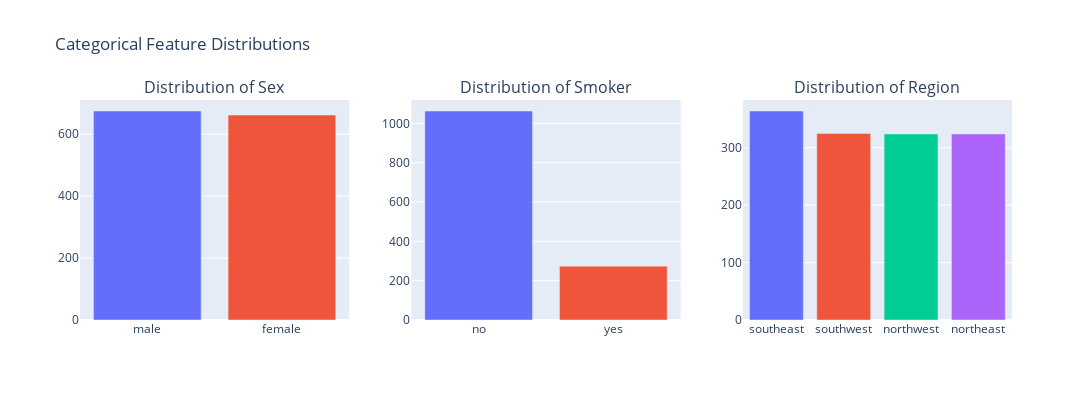

Notebook source saved alongside this figure:
### Markdown cell above
## Categorical Feature Distributions

### Code cell
categorical_features = ['sex', 'smoker', 'region']

# Create a subplot figure with one row and as many columns as features
fig = make_subplots(
    rows=1, 
    cols=len(categorical_features),
    subplot_titles=[f"Distribution of {col.capitalize()}" for col in categorical_features]
)

for i, col in enumerate(categorical_features, start=1):
    counts = df[col].value_counts().reset_index()
    counts.columns = [col, 'count']
    
    bar = go.Bar(
        x=counts[col],
        y=counts['count'],
        name=col,
        marker_color=px.colors.qualitative.Plotly
    )
    
    fig.add_trace(bar, row=1, col=i)

# Update layout for readability
fig.update_layout(
    showlegend=False,  # remove legend since colors are self-explanatory
    height=400,
    width=1200,
    title_text="Categorical Feature Distributions"
)
fig.write_html(figure_path / "categorical_features_distribution.html")
fig.write_image(figure_path / "categorical_features_distribution.png")
fig.show()

### Figure 1 — Plotly figure (JSON) as saved in the notebook; plotly's stock layout.template omitted (floating-point values rounded to 4 significant figures)
{"data": [{"marker": {"color": ["#636EFA", "#EF553B", "#00CC96", "#AB63FA", "#FFA15A", "#19D3F3", "#FF6692", "#B6E880", "#FF97FF", "#FECB52"]}, "name": "sex", "type": "bar", "x": ["male", "female"], "xaxis": "x", "y": [675, 662], "yaxis": "y"}, {"marker": {"color": ["#636EFA", "#EF553B", "#00CC96", "#AB63FA", "#FFA15A", "#19D3F3", "#FF6692", "#B6E880", "#FF97FF", "#FECB52"]}, "name": "smoker", "type": "bar", "x": ["no", "yes"], "xaxis": "x2", "y": [1063, 274], "yaxis": "y2"}, {"marker": {"color": ["#636EFA", "#EF553B", "#00CC96", "#AB63FA", "#FFA15A", "#19D3F3", "#FF6692", "#B6E880", "#FF97FF", "#FECB52"]}, "name": "region", "type": "bar", "x": ["southeast", "southwest", "northwest", "northeast"], "xaxis": "x3", "y": [364, 325, 324, 324], "yaxis": "y3"}], "layout": {"annotations": [{"font": {"size": 16}, "showarrow": false, "text": "Distribution of Sex", "x": 0.1444, "xanchor": "center", "xref": "paper", "y": 1, "yanchor": "bottom", "yref": "paper"}, {"font": {"size": 16}, "showarrow": false, "text": "Distribution of Smoker", "x": 0.5, "xanchor": "center", "xref": "paper", "y": 1, "yanchor": "bottom", "yref": "paper"}, {"font": {"size": 16}, "showarrow": false, "text": "Distribution of Region", "x": 0.8556, "xanchor": "center", "xref": "paper", "y": 1, "yanchor": "bottom", "yref": "paper"}], "height": 400, "showlegend": false, "title": {"text": "Categorical Feature Distributions"}, "width": 1200, "xaxis": {"anchor": "y", "domain": [0, 0.2889]}, "xaxis2": {"anchor": "y2", "domain": [0.3556, 0.6444]}, "xaxis3": {"anchor": "y3", "domain": [0.7111, 1]}, "yaxis": {"anchor": "x", "domain": [0, 1]}, "yaxis2": {"anchor": "x2", "domain": [0, 1]}, "yaxis3": {"anchor": "x3", "domain": [0, 1]}}}
